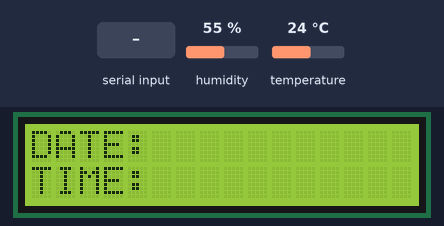
A sketch run on a simulated Arduino Uno, built with avr-gcc and run on an emulated ATmega328P. Parts: 16×2 character LCD. The inputs (shaded band) are chosen by the test bench; at power-on: humidity 55 %, temperature 24 °C. What the sketch prints to the serial monitor is not drawn.

Above: at 3.2 s.
3.3 s: "1\n" received over Serial
13.7 s: humidity set to 22 %
At 18.3 s:
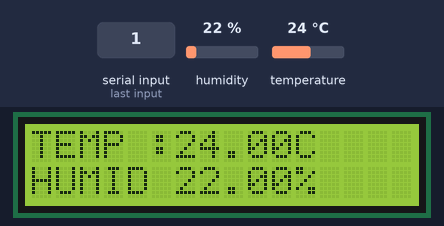
20.8 s: temperature set to 12 °C
At 31.5 s:
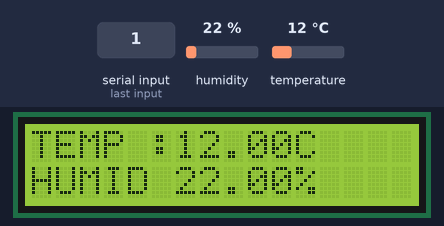
33.9 s: humidity set to 40 %
At 44.8 s:
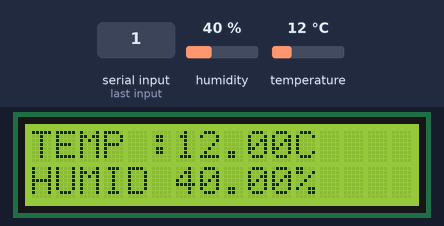
47.1 s: temperature set to 19 °C
At 58.0 s:
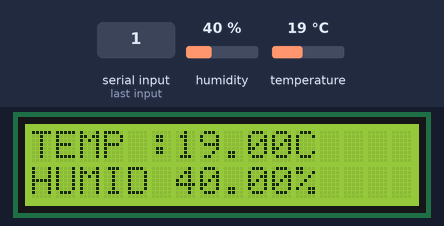
Timing chart, 0 to 59.5 s (numbered marks = the images above; inputs shaded):
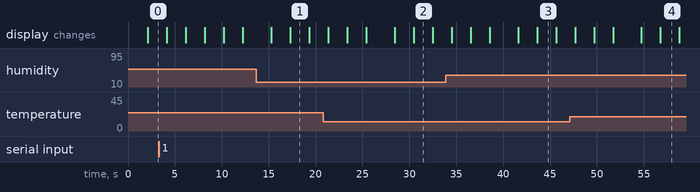

Measured:
- what the display in image 1 shows lasts 2.0 s, from 17.3 s to 19.3 s

The sketch:

ARDUINO_WEATHER_ALL_DATA.ino
```cpp
#include <Wire.h>
#include <LiquidCrystal_I2C.h>
#include <DHT.h>

#define DHTPIN 2
#define DHTTYPE DHT22
DHT dht(DHTPIN, DHTTYPE);

LiquidCrystal_I2C lcd(0x27, 16, 2);

String dateString;
String timeString;
String receivedData;

String temperatures[8] = {};
String humidity[8] = {};
String feelsLike[8] = {};

// TEMP
String d1T;
String d2T;
String d3T;
String d4T;
// HUMIDITY
String d1H;
String d2H;
String d3H;
String d4H;
// FEELS LIKE D1
String d1D;
String d1N;
String d1E;
String d1M;
// FEELS LIKE D2
String d2D;
String d2N;
String d2E;
String d2M;
// FEELS LIKE D3
String d3D;
String d3N;
String d3E;
String d3M;
// FEELS LIKE D4
String d4D;
String d4N;
String d4E;
String d4M;

void setup() {
  Serial.begin(115200);
  dht.begin();
  lcd.init();
  lcd.backlight();

  for (int i = 0; i < 8; i++) {
    temperatures[i] = "0";
    humidity[i] = "0";
    feelsLike[i] = "0";
  }

  // Display initial messages
  lcd.setCursor(0, 0);
  lcd.print("IOT WeatherClock");
  lcd.setCursor(0, 1);
  lcd.print("Connecting WIFI....");
  delay(2000);
}

void loop() {
  if (Serial.available()) {
    receivedData = Serial.readStringUntil('\n');
    // receivedData = "Time:2023-11-15 00:10:38Weather:D1:26C,09%,Day=26C,Night=18C,Eve=22C,Mrng=15C|D2:26C,09%,Day=25C,Night=17C,Eve=23C,Mrng=15C|D3:26C,07%,Day=25C,Night=16C,Eve=21C,Mrng=14C|D4:26C,06%,Day=24C,Night=16C,Eve=22C,Mrng=14C|";
    dateString = receivedData.substring(5, 15);
    timeString = receivedData.substring(16, 24);

    Serial.println(receivedData);

    // // Extract temperature, humidity, and feels_like data for each day
    // for (int i = 0; i < 8; i++) {
    //   String tempSubstring = receivedData.substring(47 + (35 * i), 61 + (35 * i));
    //   temperatures[i] = tempSubstring.substring(7, 11);
    //   humidity[i] = tempSubstring.substring(24, 26);
    //   feelsLike[i] = tempSubstring.substring(44, 48);
    // }
    int gap = 63;
    d1T = receivedData.substring(35 + gap, 37 + gap);
    d1H = receivedData.substring(39 + gap, 41 + gap);
    d1D = receivedData.substring(47 + gap, 49 + gap);
    d1N = receivedData.substring(57 + gap, 59 + gap);
    d1E = receivedData.substring(65 + gap, 66 + gap);
    d1M = receivedData.substring(74 + gap, 76 + gap);

    d2T = receivedData.substring(81 + gap, 83 + gap);
    d2H = receivedData.substring(85 + gap, 87 + gap);
    d2D = receivedData.substring(93 + gap, 95 + gap);
    d2N = receivedData.substring(103 + gap, 105 + gap);
    d2E = receivedData.substring(111 + gap, 113 + gap);
    d2M = receivedData.substring(120 + gap, 122 + gap);

    d3T = receivedData.substring(127 + gap, 129 + gap);
    d3H = receivedData.substring(131 + gap, 133 + gap);
    d3D = receivedData.substring(139 + gap, 141 + gap);
    d3N = receivedData.substring(149 + gap, 151 + gap);
    d3E = receivedData.substring(157 + gap, 159 + gap);
    d3M = receivedData.substring(166 + gap, 168 + gap);

    d4T = receivedData.substring(173 + gap, 175 + gap);
    d4H = receivedData.substring(177 + gap, 179 + gap);
    d4D = receivedData.substring(185 + gap, 187 + gap);
    d4N = receivedData.substring(195 + gap, 197 + gap);
    d4E = receivedData.substring(203 + gap, 205 + gap);
    d4M = receivedData.substring(212 + gap, 214 + gap);

  }

  // Display time and date
  displayTime(dateString, timeString);

  // Display DHT sensor data
  displayDHT();

  // Display weather data for days 1 to 4
  displayWeather();


  delay(1000); // Update every second
}

void displayWeather() {
  lcd.clear();
  lcd.setCursor(0, 0);
  lcd.print("DAY1:");
  lcd.print(d1T);
  lcd.print("C,");
  lcd.print("HUM:");
  lcd.print(d1H);
  lcd.print("%");
  lcd.setCursor(0, 1);
  lcd.print("MNG:");
  lcd.print(d1M);
  lcd.print("C,NIT:");
  lcd.print(d1N);
  lcd.print("C");
  delay(2000);
  lcd.clear();
  lcd.setCursor(0, 0);
  lcd.print("DAY2:");
  lcd.print(d2T);
  lcd.print("C,");
  lcd.print("HUM:");
  lcd.print(d2H);
  lcd.print("%");
  lcd.setCursor(0, 1);
  lcd.print("MNG:");
  lcd.print(d2M);
  lcd.print("C,NIT:");
  lcd.print(d2N);
  lcd.print("C");
  delay(2000);
  lcd.clear();
  lcd.setCursor(0, 0);
  lcd.print("DAY3:");
  lcd.print(d3T);
  lcd.print("C,");
  lcd.print("HUM:");
  lcd.print(d3H);
  lcd.print("%");
  lcd.setCursor(0, 1);
  lcd.print("MNG:");
  lcd.print(d3M);
  lcd.print("C,NIT:");
  lcd.print(d3N);
  lcd.print("C");
  delay(2000);
  lcd.clear();
  lcd.setCursor(0, 0);
  lcd.print("DAY4:");
  lcd.print(d4T);
  lcd.print("C,");
  lcd.print("HUM:");
  lcd.print(d4H);
  lcd.print("%");
  lcd.setCursor(0, 1);
  lcd.print("MNG:");
  lcd.print(d4M);
  lcd.print("C,NIT:");
  lcd.print(d4N);
  lcd.print("C");
  delay(2000);
}

void displayDHT() {
  float humidityValue = dht.readHumidity();
  float temperatureValue = dht.readTemperature();

  // Check if any reads failed and exit early (to try again).
  if (isnan(humidityValue) || isnan(temperatureValue)) {
    Serial.println("Failed to read from DHT sensor!");
    return;
  }

  lcd.clear();
  lcd.setCursor(0, 0);
  lcd.print("TEMP : ");
  lcd.setCursor(6, 0);
  lcd.print(temperatureValue);
  lcd.print("C");
  lcd.setCursor(0, 1);
  lcd.print("HUMID : ");
  lcd.setCursor(6, 1);
  lcd.print(humidityValue);
  lcd.print("%");
  delay(2000);
}

void displayTime(String dateString, String timeString) {
  lcd.clear();
  lcd.setCursor(0, 0);
  lcd.print("DATE:");
  lcd.setCursor(6, 0);
  lcd.print(dateString);

  lcd.setCursor(0, 1);
  lcd.print("TIME:");
  lcd.setCursor(6, 1);
  lcd.print(timeString);
  delay(2000);
}
```
